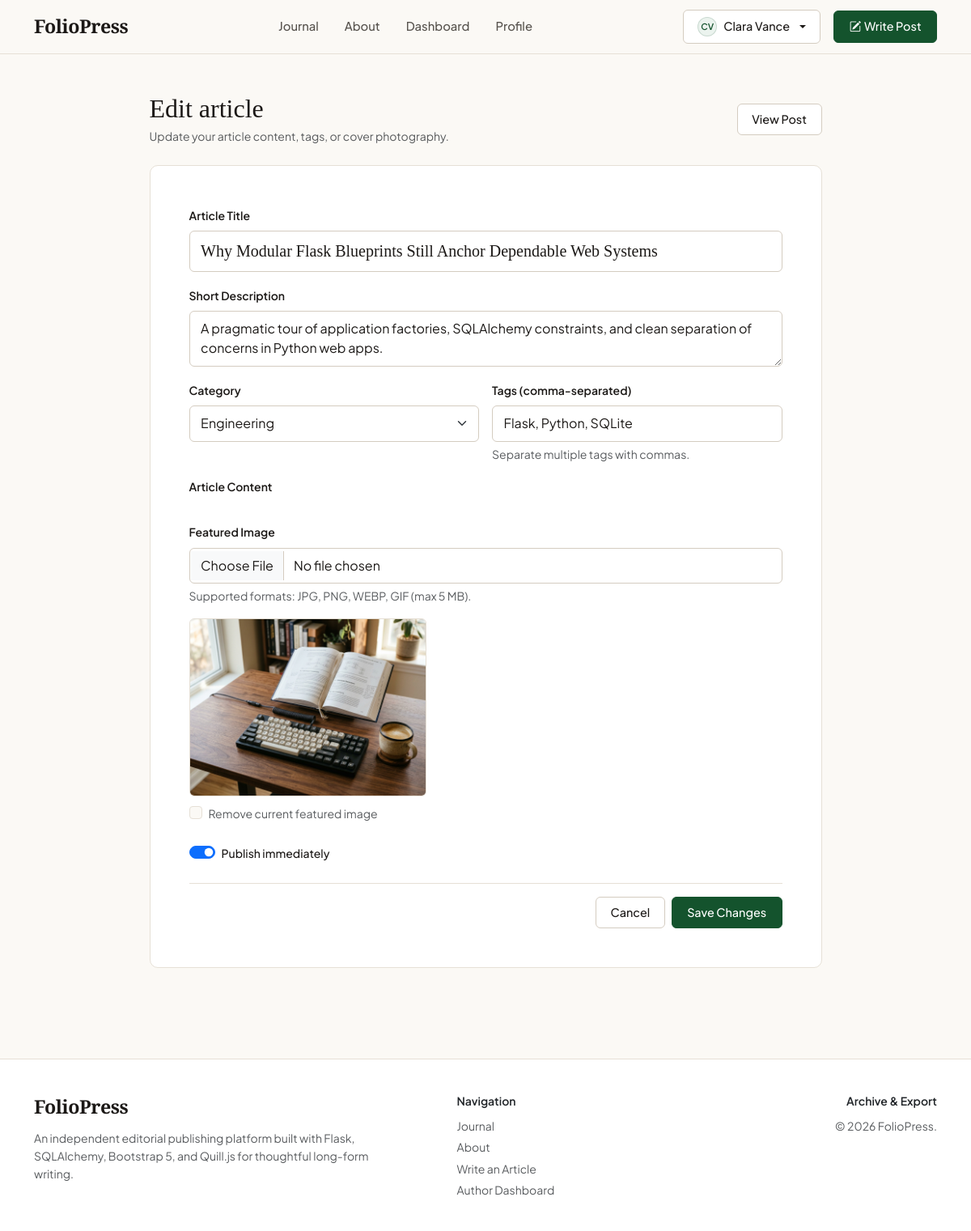
Page /posts/2/edit (signed in) on the committed database.
### app/models/user.py (models this page shows, shortened)
class User(UserMixin, db.Model):
    __tablename__ = "users"
    id = db.Column(db.Integer, primary_key=True)
    full_name = db.Column(db.String(120), nullable=False)
    username = db.Column(db.String(64), unique=True, nullable=False, index=True)
    email = db.Column(db.String(120), unique=True, nullable=False, index=True)
    password_hash = db.Column(db.String(256), nullable=False)
    bio = db.Column(db.Text, default="", nullable=False)
    location = db.Column(db.String(100), default="", nullable=False)
    website = db.Column(db.String(200), default="", nullable=False)
    created_at = db.Column(
        db.DateTime, default=lambda: datetime.now(timezone.utc), nullable=False
    )
    posts = db.relationship(
        "Post",
        back_populates="author",
        cascade="all, delete-orphan",
        lazy="dynamic",
    )
    comments = db.relationship(
        "Comment",
        back_populates="author",
        cascade="all, delete-orphan",
        lazy="dynamic",
    )
    @property
    def initials(self) -> str:
        parts = [p for p in self.full_name.strip().split() if p]
        if not parts:
            return self.username[:2].upper()
        if len(parts) == 1:
            return parts[0][:2].upper()
        return (parts[0][0] + parts[-1][0]).upper()

### app/models/post.py (models this page shows, shortened)
class Post(db.Model):
    __tablename__ = "posts"
    id = db.Column(db.Integer, primary_key=True)
    title = db.Column(db.String(200), nullable=False, index=True)
    slug = db.Column(db.String(220), unique=True, nullable=False, index=True)
    description = db.Column(db.String(400), nullable=False)
    content = db.Column(db.Text, nullable=False)
    featured_image = db.Column(db.String(255), nullable=True)
    is_published = db.Column(db.Boolean, default=True, nullable=False, index=True)
    created_at = db.Column(
        db.DateTime,
        default=lambda: datetime.now(timezone.utc),
        nullable=False,
        index=True,
    )
    updated_at = db.Column(
        db.DateTime,
        default=lambda: datetime.now(timezone.utc),
        onupdate=lambda: datetime.now(timezone.utc),
        nullable=False,
    )
    user_id = db.Column(
        db.Integer,
        db.ForeignKey("users.id", ondelete="CASCADE"),
        nullable=False,
        index=True,
    )
    category_id = db.Column(
        db.Integer,
        db.ForeignKey("categories.id", ondelete="SET NULL"),
        nullable=True,
        index=True,
    )
    author = db.relationship("User", back_populates="posts")
    category = db.relationship("Category", back_populates="posts")
    tags = db.relationship(
        "Tag",
        secondary=post_tags,
        back_populates="posts",
        lazy="selectin",
    )
    comments = db.relationship(
        "Comment",
        back_populates="post",
        cascade="all, delete-orphan",
        order_by="Comment.created_at.desc()",
        lazy="selectin",
    )
    @property
    def image_url(self) -> str | None:
        if not self.featured_image:
            return None
        if self.featured_image.startswith(("http://", "https://", "/")):
            return self.featured_image
        return f"/static/{self.featured_image}"

### app/routes/posts.py (the view, shortened to what this page needs)
@posts_bp.route("/<int:post_id>/edit", methods=["GET", "POST"])
@login_required
def edit(post_id: int):
    post = db.session.get(Post, post_id)
    if post is None:
        abort(404)
    if post.user_id != current_user.id:
        abort(403)
    form = PostForm(obj=post)
    _populate_categories(form)
    if request.method == "GET":
        form.tags.data = ", ".join(tag.name for tag in post.tags)
    return render_template("posts/edit.html", form=form, post=post)

### app/__init__.py (called while the page is built)
def _register_template_helpers(app: Flask) -> None:
    @app.template_filter("format_date")
    def format_date(dt: datetime | None, fmt: str = "%b %d, %Y") -> str:
        if dt is None:
            return ""
        return dt.strftime(fmt)
    @app.context_processor
    def inject_globals():
        return {
            "current_year": datetime.now(timezone.utc).year,
            "site_name": "FolioPress",
            "enable_zip_download": os.environ.get("ENABLE_ZIP_DOWNLOAD", "false").lower() == "true",
        }

### app/models/user.py (called while the page is built)
@login_manager.user_loader
def load_user(user_id: str):
    return db.session.get(User, int(user_id))

### app/routes/posts.py (called while the page is built)
def _populate_categories(form: PostForm) -> None:
    categories = Category.query.order_by(Category.name.asc()).all()
    form.category_id.choices = [(c.id, c.name) for c in categories]

### app/templates/posts/edit.html (shortened to what this page needs)
{% extends "base.html" %}
{% block head_extra %}
  <link href="https://cdn.jsdelivr.net/npm/quill@2.0.2/dist/quill.snow.css" rel="stylesheet" />
{% endblock %}
{% block content %}
<section class="py-5">
  <div class="container">
    <div class="row justify-content-center">
      <div class="col-lg-9">
        <div class="d-flex align-items-center justify-content-between mb-4">
          <div>
            <h1 class="font-serif h2 mb-1">Edit article</h1>
            <p class="text-muted small mb-0">Update your article content, tags, or cover photography.</p>
          </div>
          <a href="{{ url_for('posts.detail', slug=post.slug) }}" class="btn btn-fp-outline btn-sm">View Post</a>
        </div>
        <div class="fp-panel p-4 p-sm-5">
          <form id="post-editor-form" method="post" enctype="multipart/form-data" novalidate>
            {% include "posts/_post_form_fields.html" %}
            <div class="d-flex justify-content-end gap-2 pt-3 border-top">
              <a href="{{ url_for('posts.detail', slug=post.slug) }}" class="btn btn-fp-outline">Cancel</a>
              <button type="submit" class="btn btn-fp-primary">Save Changes</button>
            </div>
          </form>
        </div>
      </div>
    </div>
  </div>
</section>
{% endblock %}

### app/templates/components/_navbar.html (shortened to what this page needs)
<header class="sticky-top fp-navbar">
  <nav class="navbar navbar-expand-lg py-0" aria-label="Primary navigation">
    <div class="container">
      <a class="fp-brand" href="{{ url_for('main.index') }}">{{ site_name }}</a>
      <div class="collapse navbar-collapse" id="primaryNavCollapse">
        <ul class="navbar-nav mx-auto mb-2 mb-lg-0 gap-lg-2">
          <li class="nav-item">
            <a
              class="nav-link fp-nav-link {% if request.endpoint == 'main.index' %}active{% endif %}"
              href="{{ url_for('main.index') }}"
            >Journal</a>
          </li>
          <li class="nav-item">
            <a
              class="nav-link fp-nav-link {% if request.endpoint == 'main.about' %}active{% endif %}"
              href="{{ url_for('main.about') }}"
            >About</a>
          </li>
          {% if current_user.is_authenticated %}
          <li class="nav-item">
            <a
              class="nav-link fp-nav-link {% if request.endpoint == 'posts.dashboard' %}active{% endif %}"
              href="{{ url_for('posts.dashboard') }}"
            >Dashboard</a>
          </li>
          <li class="nav-item">
            <a
              class="nav-link fp-nav-link {% if request.endpoint == 'profile.view' and request.view_args.get('username') == current_user.username %}active{% endif %}"
              href="{{ url_for('profile.view', username=current_user.username) }}"
            >Profile</a>
          </li>
          {% endif %}
        </ul>
        <div class="d-flex align-items-center gap-3 pt-2 pt-lg-0">
          {% if current_user.is_authenticated %}
            <div class="dropdown">
              <button
                class="btn btn-fp-outline dropdown-toggle d-inline-flex align-items-center gap-2"
                type="button"
                data-bs-toggle="dropdown"
                aria-expanded="false"
              >
                <span class="fp-avatar" style="width: 24px; height: 24px; font-size: 0.68rem;">{{ current_user.initials }}</span>
                <span class="text-truncate" style="max-width: 140px;">{{ current_user.full_name }}</span>
              </button>
            </div>
            <a class="btn btn-fp-primary" href="{{ url_for('posts.create') }}">
              <i class="bi bi-pencil-square me-1"></i>Write Post
            </a>
          {% else %}
            <a class="fp-nav-link text-decoration-none" href="{{ url_for('auth.login') }}">Sign In</a>
            <a class="btn btn-fp-primary" href="{{ url_for('auth.register') }}">Create Account</a>
          {% endif %}
        </div>
      </div>
    </div>
  </nav>
</header>

### app/templates/posts/_post_form_fields.html (shortened to what this page needs)
<div class="mb-3">
  {{ form.title.label(class="form-label small fw-semibold") }}
  {{ form.title(
    class="form-control form-control-lg font-serif" + (" is-invalid" if form.title.errors else ""),
    placeholder="Enter a compelling article headline..."
  ) }}
</div>
<div class="mb-3">
  {{ form.description.label(class="form-label small fw-semibold") }}
  {{ form.description(
    class="form-control" + (" is-invalid" if form.description.errors else ""),
    rows="2",
    placeholder="A concise 1–2 sentence summary displayed on article cards..."
  ) }}
</div>
<div class="row g-3 mb-3">
  <div class="col-md-6">
    {{ form.category_id.label(class="form-label small fw-semibold") }}
    {{ form.category_id(class="form-select" + (" is-invalid" if form.category_id.errors else "")) }}
  </div>
  <div class="col-md-6">
    {{ form.tags.label(class="form-label small fw-semibold") }}
    {{ form.tags(
      class="form-control" + (" is-invalid" if form.tags.errors else ""),
      placeholder="e.g., Flask, Python, Architecture"
    ) }}
    <div class="form-text">Separate multiple tags with commas.</div>
  </div>
</div>
<div class="mb-4">
  <label class="form-label small fw-semibold" for="quill-editor">Article Content</label>
</div>
<div class="mb-4">
  {{ form.featured_image.label(class="form-label small fw-semibold") }}
  {{ form.featured_image(
    class="form-control" + (" is-invalid" if form.featured_image.errors else ""),
    accept="image/*"
  ) }}
  <div class="form-text">Supported formats: JPG, PNG, WEBP, GIF (max 5 MB).</div>
  <div
    id="image-preview-container"
    class="mt-3 {% if not (post is defined and post and post.image_url) %}d-none{% endif %}"
  >
    <img
      id="image-preview-el"
      src="{{ post.image_url if (post is defined and post and post.image_url) else '' }}"
      alt="Featured image preview"
      class="rounded border"
      style="max-height: 220px; width: auto; object-fit: cover;"
    />
  </div>
  {% if post is defined and post and post.featured_image %}
    <div class="form-check mt-2">
      {{ form.remove_image(class="form-check-input") }}
      {{ form.remove_image.label(class="form-check-label small text-muted") }}
    </div>
  {% endif %}
</div>
<div class="form-check form-switch mb-4">
  {{ form.is_published(class="form-check-input") }}
  {{ form.is_published.label(class="form-check-label small fw-medium") }}
</div>

### app/static/css/style.css (style rules this page uses)
:root { --fp-bg: #fbf9f5; --fp-surface: #ffffff; --fp-surface-alt: #f4f0e8; --fp-border: #e6e0d6; --fp-border-strong: #d4ccc0; --fp-ink: #1c1917; --fp-ink-muted: #57534e; --fp-ink-subtle: #78716c; --fp-accent: #14532d; --fp-accent-hover: #0f3f22; --fp-accent-tint: #ebf3ee; --fp-danger: #991b1b; --fp-serif: "Playfair Display", Georgia, serif; --fp-prose: "Source Serif 4", Georgia, serif; --fp-sans: "Plus Jakarta Sans", -apple-system, BlinkMacSystemFont, "Segoe UI", sans-serif; --bs-body-bg: var(--fp-bg); --bs-body-color: var(--fp-ink); --bs-body-font-family: var(--fp-sans); --bs-primary: var(--fp-accent); --bs-primary-rgb: 20, 83, 45; --bs-border-color: var(--fp-border); --bs-link-color: var(--fp-accent); --bs-link-hover-color: var(--fp-accent-hover); }
html { scroll-behavior: smooth; }
body { background-color: var(--fp-bg); color: var(--fp-ink); font-family: var(--fp-sans); line-height: 1.6; min-height: 100vh; display: flex; flex-direction: column; -webkit-font-smoothing: antialiased; }
.font-serif { font-family: var(--fp-serif); }
.fp-navbar { background-color: rgba(251, 249, 245, 0.94); backdrop-filter: blur(8px); border-bottom: 1px solid var(--fp-border); padding-top: 0.75rem; padding-bottom: 0.75rem; }
.fp-brand { font-family: var(--fp-serif); font-weight: 700; font-size: 1.45rem; letter-spacing: -0.02em; color: var(--fp-ink); text-decoration: none; white-space: nowrap; }
.fp-nav-link { color: var(--fp-ink-muted); font-size: 0.925rem; font-weight: 500; padding: 0.4rem 0.75rem !important; white-space: nowrap; position: relative; transition: color 150ms cubic-bezier(0.16, 1, 0.3, 1); }
.btn-fp-primary { background-color: var(--fp-accent); border-color: var(--fp-accent); color: #ffffff; font-weight: 500; font-size: 0.9rem; padding: 0.5rem 1.15rem; border-radius: 6px; white-space: nowrap; transition: background-color 150ms cubic-bezier(0.16, 1, 0.3, 1), transform 150ms cubic-bezier(0.16, 1, 0.3, 1); }
.btn-fp-outline { background-color: var(--fp-surface); border: 1px solid var(--fp-border-strong); color: var(--fp-ink); font-weight: 500; font-size: 0.9rem; padding: 0.5rem 1.1rem; border-radius: 6px; white-space: nowrap; transition: border-color 150ms ease, background-color 150ms ease; }
.fp-avatar { width: 34px; height: 34px; border-radius: 50%; background-color: var(--fp-accent-tint); color: var(--fp-accent); border: 1px solid rgba(20, 83, 45, 0.16); font-weight: 600; font-size: 0.78rem; display: inline-flex; align-items: center; justify-content: center; flex-shrink: 0; }
.fp-panel { background-color: var(--fp-surface); border: 1px solid var(--fp-border); border-radius: 10px; padding: 2rem; }
.form-control, .form-select { background-color: var(--fp-surface); border-color: var(--fp-border-strong); color: var(--fp-ink); border-radius: 6px; padding: 0.58rem 0.85rem; }

### rows in the picture
User: initials "CV", full_name "Clara Vance"
Post: title "Why Modular Flask Blueprints Still Anchor Dependable Web Systems", description "A pragmatic tour of application factories, SQLAlchemy constraints, and clean separation of concerns in Python web apps.", category_id "Engineering", featured_image (picture), is_published "☑"

### other values in the picture
{{ site_name }} "FolioPress"
